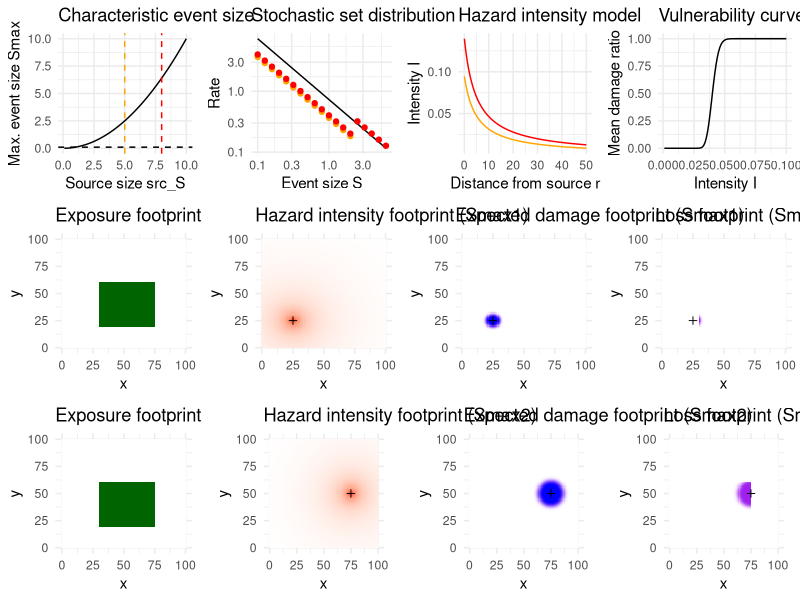

Generate this figure with R:
# Title: CAT Risk Modelling Starter-Kit (in R)
# Author: Arnaud Mignan
# Date: 01.02.2024
# Description: A basic template to develop a catastrophe (CAT) risk model (here with ad-hoc parameters & models).
# License: MIT
# Version: 1.1
# Dependencies: ggplot2, gridExtra, lattice
# Contact: arnaud@mignanriskanalytics.com
# Citation: Mignan, A. (2025), Introduction to Catastrophe Risk Modelling – A Physics-based Approach. Cambridge University Press, DOI: 10.1017/9781009437370

#Copyright 2024 A. Mignan
#
#Permission is hereby granted, free of charge, to any person obtaining a copy of this software and associated documentation files (the “Software”), 
#to deal in the Software without restriction, including without limitation the rights to use, copy, modify, merge, publish, distribute, sublicense, 
#and/or sell copies of the Software, and to permit persons to whom the Software is furnished to do so, subject to the following conditions:
#
#The above copyright notice and this permission notice shall be included in all copies or substantial portions of the Software.
#
#THE SOFTWARE IS PROVIDED “AS IS”, WITHOUT WARRANTY OF ANY KIND, EXPRESS OR IMPLIED, INCLUDING BUT NOT LIMITED TO THE WARRANTIES OF MERCHANTABILITY, 
#FITNESS FOR A PARTICULAR PURPOSE AND NONINFRINGEMENT. IN NO EVENT SHALL THE AUTHORS OR COPYRIGHT HOLDERS BE LIABLE FOR ANY CLAIM, DAMAGES OR OTHER 
#LIABILITY, WHETHER IN AN ACTION OF CONTRACT, TORT OR OTHERWISE, ARISING FROM, OUT OF OR IN CONNECTION WITH THE SOFTWARE OR THE USE OR OTHER DEALINGS 
#IN THE SOFTWARE.


library(ggplot2)
library(gridExtra)
library(lattice)


# ad-hoc function
func_src2ev <- function(src_S) {
  # The maximum size S of an event (ev_Smax) is constrained by the source from which it originates,
  # with src_S the source characteristic from which ev_Smax can be inferred - See model examples in Section 2.2.
  c <- 0.1
  k <- 2
  ev_Smax <- c * src_S^k     # ad-hoc model
  return(ev_Smax)            # maximum-size event (or characteristic event for the source)
}

func_intensity <- function(S, r) {
  # The impact of each event on the environment is assessed by the hazard intensity I(x,y) across a
  # geographical grid (x,y). A static footprint is defined as a function of distance from source r(x,y)
  # and event size S - See model examples in Section 2.4.
  c0 <- -1
  c1 <- 0.1
  c2 <- 1
  c3 <- 5
  I <- exp(c0 + c1 * S - c2 * log(r + c3))  # ad-hoc model
  return(I)
}

erf <- function(x) return(2 * pnorm(x * sqrt(2)) - 1)
func_vulnerability <- function(I, Theta_nu) {
  # The vulnerability curve expresses the damage D (or Mean Damage Ratio, MDR) expected on an asset of
  # characteristics Theta_nu given a hazard intensity load I - See model examples in Section 3.2.5.
  MDR <- 0.5 + 0.5 * erf((log(I) - Theta_nu$mu) / sqrt(2 * Theta_nu$sigma^2))   # here cum. lognormal distr.
  return(MDR)
}


# ad-hoc parameters (to be replaced by peril- & region-specific values)
xmin <- 0        # [km]
xmax <- 100
dx <- 1
ymin <- 0        # [km]
ymax <- 100
dy <- 1
src1_x0 <- 25    # source 'src1' of coordinates (x0,y0) and size S
src1_y0 <- 25
src1_S <- 5
src2_x0 <- 75
src2_y0 <- 50
src2_S <- 8
Smin <- 0.1      # minimum event size [ad hoc unit] (e.g., energy)
dS_log10 <- 0.1  # event size increment (in log10 scale)
a <- 0.5         # for Eq. 2.38: log10(rate_cum(S)) = a - b log10(S); see some values in Tab. 2.5
b <- 1
Theta_nu <- list(mu = log(.04), sigma = .1) # for Eq. 3.4: cum. lognormal distr.; see some values in Section 3.2.5

# define environment (i.e., grid for footprints)
x = seq(xmin, xmax, dx)
y = seq(ymin, ymax, dy)
grid <- expand.grid(x = x, y = y)

# exposure footprint defined below as a square town of uniform asset value 1
padW <- 30
padE <- 25
padN <- 40
padS <- 20
nu_grid <- array(1, dim = c(length(grid$x)))
for (i in 1:length(grid$x)) {
  if (grid$x[i] < padW){nu_grid[i] = 0}
  if (grid$x[i] >= length(x)-padE){nu_grid[i] = 0}
  if (grid$y[i] < padS){nu_grid[i] = 0}
  if (grid$y[i] >= length(y)-padN){nu_grid[i] = 0}
}


## HAZARD ASSESSMENT ##
# define source model (here, 2 point sources)
Src <- data.frame(ID = c('src1', 'src2'), x0 = c(src1_x0, src2_x0), y0 = c(src1_y0, src2_y0), S = c(src1_S, src2_S))


# define size distribution
Smax1 <- func_src2ev(src1_S)
Smax2 <- func_src2ev(src2_S)
Smax <- max(Smax1, Smax2)
Si <- 10^seq(log10(Smin), log10(Smax), dS_log10)
Si1 <- 10^seq(log10(Smin), log10(Smax1), dS_log10)
Si2 <- 10^seq(log10(Smin), log10(Smax2), dS_log10)
N1 <- length(Si1)
N2 <- length(Si2)
ratei <- 10^(a - b * (log10(Si) - dS_log10 / 2)) - 10^(a - b * (log10(Si) + dS_log10 / 2))  # e.g., Eq. 2.65


# define event table
# peril ID: e.g., EQ, VE, AI... Tab. 1.7
EventTable <- data.frame(ID = paste0('ID', 1:(N1 + N2)), Src = rep(c('src1', 'src2'), c(N1, N2)), S = c(Si1, Si2),rate = c(ratei[1:N1], ratei[1:N2]))

# correct rate, which is function of the stochastic set definition:
# in the present case, we have two sources with equal share of the overall event activity defined by (a,b)
Nevent_perSi = c(rep(2, 2 * N1), rep(1, N2-N1)) # if N1 < N2 (i.e., src1_S < src2_S)
EventTable$rate = EventTable$rate / Nevent_perSi
# Whichever stochastic construct, we must have EventTable['rate'].sum() = np.sum(ratei)


# define intensity I grid footprint catalog
I_grid <- array(0, dim = c(N1 + N2, length(grid$x)))
for (i in 1:(N1 + N2)) {
  ind <- which(Src$ID == EventTable$Src[i])[1]
  for (j in 1:length(grid$x)){
    r_grid <- sqrt((grid$x[j] - Src$x0[ind])^2 + (grid$y[j] - Src$y0[ind])^2)
    I_grid[i,j] <- func_intensity(EventTable$S[i], r_grid)   
  }
}

# -> calculate hazard metrics (see solution to exercise #2.4)


## RISK ASSESSMENT ##
# calculate damage D grid & loss L grid footprints
D_grid <- array(0, dim = c(N1 + N2, length(grid$x)))
L_grid <- array(0, dim = c(N1 + N2, length(grid$x)))
for (i in 1:(N1 + N2)) {
  D_grid[i,] <- func_vulnerability(I_grid[i,], Theta_nu)
  L_grid[i,] <- D_grid[i,] * nu_grid
}

# update event table as loss table
ELT <- EventTable
ELT$loss <- sapply(1:(N1 + N2), function(i) sum(L_grid[i,]))

# -> calculate risk metrics (see solution to exercise #3.2)


## plot templates ##
pdf('plots_template_R.pdf', width = 20, height = 15)

df_plot <- data.frame(src_Si = seq(0.1, 10, length.out = 100), func_src2ev = func_src2ev(seq(0.1, 10, length.out = 100)))
plot1 <- ggplot(df_plot, aes(x = src_Si, y = func_src2ev)) +
  geom_line(color = 'black') +
  geom_hline(yintercept = Smin, linetype = 'dashed', color = 'black') +
  geom_vline(xintercept = src1_S, linetype = 'dashed', color = 'orange') +
  geom_vline(xintercept = src2_S, linetype = 'dashed', color = 'red') +
  labs(x = 'Source size src_S', y = 'Max. event size Smax', title = 'Characteristic event size') +
  theme_minimal()

df_rate <- data.frame(Si = Si, ratei = ratei)
ind1 <- which(EventTable$Src == 'src1')
ind2 <- which(EventTable$Src == 'src2')

df_src1 <- EventTable[ind1, ]
df_src2 <- EventTable[ind2, ]
offset <- 1.1  # to avoid overlap
df_src2$rate <- df_src2$rate * offset
plot2 <- ggplot() +
  geom_line(data = df_rate, aes(x = Si, y = ratei), color = 'black') +
  geom_point(data = df_src1, aes(x = S, y = rate), color = 'orange') +
  geom_point(data = df_src2, aes(x = S, y = rate), color = 'red') +
  scale_x_log10() +
  scale_y_log10() +
  labs(x = 'Event size S', y = 'Rate', title = 'Stochastic set distribution') +
  theme_minimal() +
  theme(legend.position = 'top')

df_intensity <- data.frame(
  ri = seq(0, 50, 0.1),
  intensity_src1 = func_intensity(Smax1, seq(0, 50, 0.1)),
  intensity_src2 = func_intensity(Smax2, seq(0, 50, 0.1))
)
plot3 <- ggplot(df_intensity, aes(x = ri)) +
  geom_line(aes(y = intensity_src1), color = 'orange') +
  geom_line(aes(y = intensity_src2), color = 'red') +
  labs(x = 'Distance from source r', y = 'Intensity I', title = 'Hazard intensity model') +
  theme_minimal() +
  theme(legend.position = 'top')

Ii = seq(.001, .1, .001)
df_vulnerability <- data.frame(Ii = Ii, mean_damage_ratio = func_vulnerability(Ii, Theta_nu))
plot4 <- ggplot(df_vulnerability, aes(x = Ii, y = mean_damage_ratio)) +
  geom_line(color = 'black') +
  labs(x = 'Intensity I', y = 'Mean damage ratio', title = 'Vulnerability curve') +
  theme_minimal()

df_nu = data.frame(nu = nu_grid, x = grid$x, y = grid$y)
plot5 <- ggplot() +
  geom_raster(data = df_nu, aes(x = x, y = y, fill = nu)) +
  scale_fill_gradient(low = "white", high = "darkgreen") +
  labs(x = 'x', y = 'y', title = 'Exposure footprint') +
  theme_minimal() +
  theme(legend.position="none")

df_I = data.frame(nu = I_grid[tail(ind1, 1),], x = grid$x, y = grid$y)
plot6 <- ggplot() +
  geom_raster(data = df_I, aes(x = x, y = y, fill = nu)) +
  geom_point(data = Src[Src$ID == 'src1',], aes(x = x0, y = y0), pch = 3, col = 'black')  +
  scale_fill_gradient(low = "white", high = "red") +
  labs(x = 'x', y = 'y', title = 'Hazard intensity footprint (Smax1)') +
  theme_minimal() +
  theme(legend.position="none")


df_D = data.frame(nu = D_grid[tail(ind1, 1),], x = grid$x, y = grid$y)
plot7 <- ggplot() +
  geom_raster(data = df_D, aes(x = x, y = y, fill = nu)) +
  geom_point(data = Src[Src$ID == 'src1',], aes(x = x0, y = y0), pch = 3, col = 'black')  +
  scale_fill_gradient(low = "white", high = "blue") +
  labs(x = 'x', y = 'y', title = 'Expected damage footprint (Smax1)') +
  theme_minimal() +
  theme(legend.position="none")

df_L = data.frame(nu = L_grid[tail(ind1, 1),], x = grid$x, y = grid$y)
plot8 <- ggplot() +
  geom_raster(data = df_L, aes(x = x, y = y, fill = nu)) +
  geom_point(data = Src[Src$ID == 'src1',], aes(x = x0, y = y0), pch = 3, col = 'black')  +
  scale_fill_gradient(low = "white", high = "purple") +
  labs(x = 'x', y = 'y', title = 'Loss footprint (Smax1)') +
  theme_minimal() +
  theme(legend.position="none")

plot9 <- ggplot() +
  geom_raster(data = df_nu, aes(x = x, y = y, fill = nu)) +
  scale_fill_gradient(low = "white", high = "darkgreen") +
  labs(x = 'x', y = 'y', title = 'Exposure footprint') +
  theme_minimal() +
  theme(legend.position="none")

df_I = data.frame(nu = I_grid[tail(ind2, 1),], x = grid$x, y = grid$y)
plot10 <- ggplot() +
  geom_raster(data = df_I, aes(x = x, y = y, fill = nu)) +
  geom_point(data = Src[Src$ID == 'src2',], aes(x = x0, y = y0), pch = 3, col = 'black')  +
  scale_fill_gradient(low = "white", high = "red") +
  labs(x = 'x', y = 'y', title = 'Hazard intensity footprint (Smax2)') +
  theme_minimal() +
  theme(legend.position="none") +
  coord_fixed()

df_D = data.frame(nu = D_grid[tail(ind2, 1),], x = grid$x, y = grid$y)
plot11 <- ggplot() +
  geom_raster(data = df_D, aes(x = x, y = y, fill = nu)) +
  geom_point(data = Src[Src$ID == 'src2',], aes(x = x0, y = y0), pch = 3, col = 'black')  +
  scale_fill_gradient(low = "white", high = "blue") +
  labs(x = 'x', y = 'y', title = 'Expected damage footprint (Smax2)') +
  theme_minimal() +
  theme(legend.position="none") +
  coord_fixed()

df_L = data.frame(nu = L_grid[tail(ind2, 1),], x = grid$x, y = grid$y)
plot12 <- ggplot() +
  geom_raster(data = df_L, aes(x = x, y = y, fill = nu)) +
  geom_point(data = Src[Src$ID == 'src2',], aes(x = x0, y = y0), pch = 3, col = 'black')  +
  scale_fill_gradient(low = "white", high = "purple") +
  labs(x = 'x', y = 'y', title = 'Loss footprint (Smax2)') +
  theme_minimal() +
  theme(legend.position="none") +
  coord_fixed()

fig <- grid.arrange(plot1, plot2, plot3, plot4, plot5, plot6, plot7, plot8, plot9, plot10, plot11, plot12, ncol = 4, nrow = 3)
dev.off()


